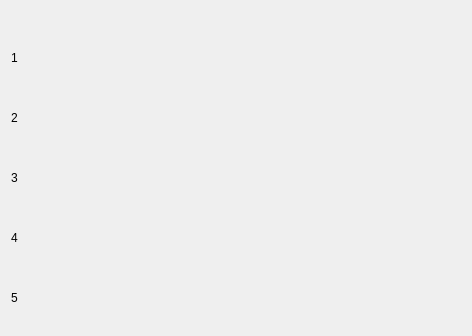
<?xml version="1.0" encoding="UTF-8"?>
<ui version="4.0">
 <class>ScheduleDayShowForm</class>
 <widget class="QWidget" name="ScheduleDayShowForm">
  <property name="geometry">
   <rect>
    <x>0</x>
    <y>0</y>
    <width>472</width>
    <height>336</height>
   </rect>
  </property>
  <property name="windowTitle">
   <string>Form</string>
  </property>
  <layout class="QVBoxLayout" name="verticalLayout">
   <item alignment="Qt::AlignHCenter">
    <widget class="QLabel" name="DayName">
     <property name="sizePolicy">
      <sizepolicy hsizetype="Maximum" vsizetype="Maximum">
       <horstretch>0</horstretch>
       <verstretch>0</verstretch>
      </sizepolicy>
     </property>
     <property name="text">
      <string/>
     </property>
    </widget>
   </item>
   <item>
    <layout class="QHBoxLayout" name="horizontalLayout_14">
     <item>
      <widget class="QLabel" name="label">
       <property name="sizePolicy">
        <sizepolicy hsizetype="Maximum" vsizetype="Preferred">
         <horstretch>0</horstretch>
         <verstretch>0</verstretch>
        </sizepolicy>
       </property>
       <property name="text">
        <string>1</string>
       </property>
      </widget>
     </item>
     <item>
      <widget class="QLabel" name="LabelFirstLesson">
       <property name="text">
        <string/>
       </property>
      </widget>
     </item>
    </layout>
   </item>
   <item>
    <layout class="QHBoxLayout" name="horizontalLayout_15">
     <item>
      <widget class="QLabel" name="label_2">
       <property name="sizePolicy">
        <sizepolicy hsizetype="Maximum" vsizetype="Preferred">
         <horstretch>0</horstretch>
         <verstretch>0</verstretch>
        </sizepolicy>
       </property>
       <property name="text">
        <string>2</string>
       </property>
      </widget>
     </item>
     <item>
      <widget class="QLabel" name="LabelSecondLesson">
       <property name="text">
        <string/>
       </property>
      </widget>
     </item>
    </layout>
   </item>
   <item>
    <layout class="QHBoxLayout" name="horizontalLayout_16">
     <item>
      <widget class="QLabel" name="label_3">
       <property name="sizePolicy">
        <sizepolicy hsizetype="Maximum" vsizetype="Preferred">
         <horstretch>0</horstretch>
         <verstretch>0</verstretch>
        </sizepolicy>
       </property>
       <property name="text">
        <string>3</string>
       </property>
      </widget>
     </item>
     <item>
      <widget class="QLabel" name="LabelThirdLesson">
       <property name="text">
        <string/>
       </property>
      </widget>
     </item>
    </layout>
   </item>
   <item>
    <layout class="QHBoxLayout" name="horizontalLayout_17">
     <item>
      <widget class="QLabel" name="label_4">
       <property name="sizePolicy">
        <sizepolicy hsizetype="Maximum" vsizetype="Preferred">
         <horstretch>0</horstretch>
         <verstretch>0</verstretch>
        </sizepolicy>
       </property>
       <property name="text">
        <string>4</string>
       </property>
      </widget>
     </item>
     <item>
      <widget class="QLabel" name="LabelFourthLesson">
       <property name="text">
        <string/>
       </property>
      </widget>
     </item>
    </layout>
   </item>
   <item>
    <layout class="QHBoxLayout" name="horizontalLayout_18">
     <item>
      <widget class="QLabel" name="label_5">
       <property name="sizePolicy">
        <sizepolicy hsizetype="Maximum" vsizetype="Preferred">
         <horstretch>0</horstretch>
         <verstretch>0</verstretch>
        </sizepolicy>
       </property>
       <property name="text">
        <string>5</string>
       </property>
      </widget>
     </item>
     <item>
      <widget class="QLabel" name="LabelFifthLesson">
       <property name="text">
        <string/>
       </property>
      </widget>
     </item>
    </layout>
   </item>
  </layout>
 </widget>
 <resources/>
 <connections/>
</ui>
